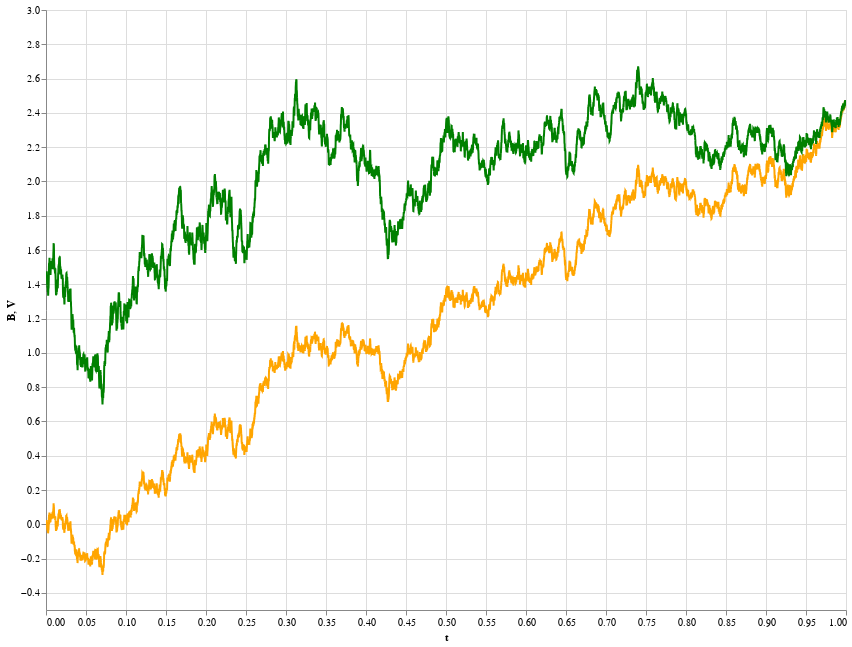

Notebook code cell kept with this figure:
### Markdown cell above
Suppose we want to hedge the claim $F=B_T$. We take the following position in $X_t$:

$$
\theta_t = \sigma^{-1}\left(1+\frac{\alpha}{\rho}\left(1-e^{\rho(t-T)}\right)\right)=\sigma^{-1}\left(1+\frac{\alpha}{\rho}-\frac{\alpha}{\rho}e^{\rho(t-T)}\right)
$$

Now let

$$
\begin{align*}
dA_t    &= \theta_t\,dX_t - d(\theta_t X_t)     \newline
        &= -\frac{\alpha}{\sigma\rho}e^{\rho(t-T)}\,dX_t + d\left(\frac{\alpha X_t}{\sigma\rho}e^{\rho(t-T)}\right)\newline
        &= \frac{\alpha}{\sigma}X_te^{\rho(t-T)}\,dt
\end{align*}
$$

Then the cash required to finance this position is

$$
\begin{align*}
\varphi_t       &= \varphi_0 + \int_0^t e^{-\rho s}\,dA_s\newline
                &= \varphi_0 + \int_0^t \frac{\alpha}{\sigma}X_se^{-\rho T}\,ds
\end{align*}
$$

Note that $X_s\,ds = \alpha^{-1}(\sigma\,dB_s - dX_s)$, so we get
$$
\begin{align*}
\varphi_t       &= \varphi_0 + \frac{\alpha}{\sigma}e^{-\rho T}\alpha^{-1}\left(\sigma B_t - X_t + X_0 \right)\newline
                &= \varphi_0 + e^{-\rho T}\left(B_t - \frac{X_t-X_0}{\sigma}\right)
\end{align*}
$$

Lastly we choose 
$$
\begin{align*}
\varphi_0       &= E_Q[e^{-\rho T}B_T]-\theta_0X_0\newline
                &= \frac{X_0}{\sigma}\left(1+\frac{\alpha}{\rho}\right)\left(1-e^{-\rho T}\right)-\frac{X_0}{\sigma}\left(1+\frac{\alpha}{\rho}\left(1-e^{-\rho T}\right)\right)\newline
                &= -\frac{X_0}{\sigma}e^{-\rho T}.
\end{align*}
$$

### Code cell
# Generate data

# Model parameters

T = 1
N = 10000
dt = T / N

# Risk-free rate
rho = 0.06

# Ornstein-Uhlenbeck process
X0 = 1.4
alpha = 1
sigma = 1


df = (
    pl.DataFrame()
    .with_columns(t=np.linspace(0, T, N), dB=np.random.normal(0, dt**0.5, size=N))
    .with_columns(
        M=(rho*pl.col("t")).exp(),
        X=pl.col("dB").map_elements(ornstein_uhlenbeck(X0, alpha, sigma, dt), pl.Float64),
        B=pl.cum_sum("dB"),
    )
    .with_columns(
        theta = (1 + alpha/rho*(1 - (rho*(pl.col("t") - T)).exp()))/sigma,
        cash = -X0 / sigma * pl.lit(-rho * T).exp() + pl.lit(-rho * T).exp() * (pl.col("B") - (pl.col("X") - X0)/sigma),
    )
    .with_columns(
        V = pl.col("theta") * pl.col("X") + pl.col("cash") * pl.col("M"),
    )
)

# Plot

alt.layer(
    # alt.Chart(df).mark_line(text='X').encode(x="t",y="X"),
    alt.Chart(df).mark_line(text='B', color="orange").encode(x="t", y="B"),
    alt.Chart(df).mark_line(text='V', color='green').encode(x="t", y="V")
).properties(width=800, height=600).interactive()

### Figure 1 — Vega specification as saved in the notebook (floating-point values rounded to 4 significant figures; data arrays with more than 128 entries replaced by an {"elided": "..."} marker saying what was removed)
{"$schema": "https://vega.github.io/schema/vega/v5.json", "data": [{"name": "param_75_store"}, {"name": "source_0", "values": {"elided": "10000 records"}}, {"name": "source_0_x_domain_t", "values": [{"min": 0.0, "max": 1.0}]}], "signals": [{"name": "unit", "value": {}, "on": [{"events": "pointermove", "update": "isTuple(group()) ? group() : unit"}]}, {"name": "param_75", "update": "vlSelectionResolve(\"param_75_store\", \"union\")"}, {"name": "param_75_t", "on": [{"events": [{"source": "view", "type": "dblclick"}], "update": "null"}, {"events": {"signal": "param_75_translate_delta"}, "update": "panLinear(param_75_translate_anchor.extent_x, -param_75_translate_delta.x / width)"}, {"events": {"signal": "param_75_zoom_delta"}, "update": "zoomLinear(domain(\"x\"), param_75_zoom_anchor.x, param_75_zoom_delta)"}]}, {"name": "param_75_B", "on": [{"events": [{"source": "view", "type": "dblclick"}], "update": "null"}, {"events": {"signal": "param_75_translate_delta"}, "update": "panLinear(param_75_translate_anchor.extent_y, param_75_translate_delta.y / height)"}, {"events": {"signal": "param_75_zoom_delta"}, "update": "zoomLinear(domain(\"y\"), param_75_zoom_anchor.y, param_75_zoom_delta)"}]}, {"name": "param_75_tuple", "on": [{"events": [{"signal": "param_75_t || param_75_B"}], "update": "param_75_t && param_75_B ? {unit: \"view_75\", fields: param_75_tuple_fields, values: [param_75_t,param_75_B]} : null"}]}, {"name": "param_75_tuple_fields", "value": [{"field": "t", "channel": "x", "type": "R"}, {"field": "B", "channel": "y", "type": "R"}]}, {"name": "param_75_translate_anchor", "value": {}, "on": [{"events": [{"source": "scope", "type": "pointerdown"}], "update": "{x: x(unit), y: y(unit), extent_x: domain(\"x\"), extent_y: domain(\"y\")}"}]}, {"name": "param_75_translate_delta", "value": {}, "on": [{"events": [{"source": "window", "between": [{"source": "scope", "type": "pointerdown"}, {"source": "window", "type": "pointerup"}], "consume": true, "type": "pointermove"}], "update": "{x: param_75_translate_anchor.x - x(unit), y: param_75_translate_anchor.y - y(unit)}"}]}, {"name": "param_75_zoom_anchor", "on": [{"events": [{"source": "scope", "consume": true, "type": "wheel"}], "update": "{x: invert(\"x\", x(unit)), y: invert(\"y\", y(unit))}"}]}, {"name": "param_75_zoom_delta", "on": [{"events": [{"source": "scope", "type": "wheel", "consume": true}], "update": "pow(1.001, event.deltaY * pow(16, event.deltaMode))", "force": true}]}, {"name": "param_75_modify", "on": [{"events": {"signal": "param_75_tuple"}, "update": "modify(\"param_75_store\", param_75_tuple, true)"}]}], "marks": [{"type": "line", "name": "view_75_marks", "from": {"data": "source_0"}, "sort": {"field": "x"}, "encode": {"update": {"x": {"field": "t", "scale": "x"}, "text": {"value": "B"}, "stroke": {"value": "orange"}, "y": {"field": "B", "scale": "y"}, "defined": {"signal": "isValid(datum[\"t\"]) && isFinite(+datum[\"t\"]) && isValid(datum[\"B\"]) && isFinite(+datum[\"B\"])"}}}, "interactive": true, "clip": true, "style": ["line"]}, {"type": "line", "name": "layer_1_marks", "from": {"data": "source_0"}, "sort": {"field": "x"}, "encode": {"update": {"y": {"field": "V", "scale": "y"}, "text": {"value": "V"}, "x": {"field": "t", "scale": "x"}, "defined": {"signal": "isValid(datum[\"t\"]) && isFinite(+datum[\"t\"]) && isValid(datum[\"V\"]) && isFinite(+datum[\"V\"])"}, "stroke": {"value": "green"}}}, "interactive": false, "clip": true, "style": ["line"]}], "scales": [{"name": "x", "type": "linear", "domain": [{"signal": "(data(\"source_0_x_domain_t\")[0] || {}).min"}, {"signal": "(data(\"source_0_x_domain_t\")[0] || {}).max"}], "range": [0, {"signal": "width"}], "nice": true, "domainRaw": {"signal": "param_75[\"t\"]"}, "zero": false}, {"name": "y", "type": "linear", "domain": {"data": "source_0", "fields": ["B", "V"]}, "range": [{"signal": "height"}, 0], "domainRaw": {"signal": "param_75[\"B\"]"}, "zero": true, "nice": true}], "axes": [{"scale": "x", "maxExtent": 0, "gridScale": "y", "grid": true, "labels": false, "minExtent": 0, "aria": false, "orient": "bottom", "ticks": false, "zindex": 0, "domain": false, "tickCount": {"signal": "ceil(width/40)"}}, {"scale": "y", "gridScale": "x", "ticks": false, "tickCount": {"signal": "ceil(height/40)"}, "labels": false, "maxExtent": 0, "zindex": 0, "orient": "left", "grid": true, "domain": false, "minExtent": 0, "aria": false}, {"scale": "x", "labelFlush": true, "labelOverlap": true, "tickCount": {"signal": "ceil(width/40)"}, "zindex": 0, "orient": "bottom", "grid": false, "title": "t"}, {"scale": "y", "labelOverlap": true, "tickCount": {"signal": "ceil(height/40)"}, "zindex": 0, "orient": "left", "grid": false, "title": "B, V"}], "padding": 5, "height": 600, "width": 800, "style": "cell", "background": "white"}
